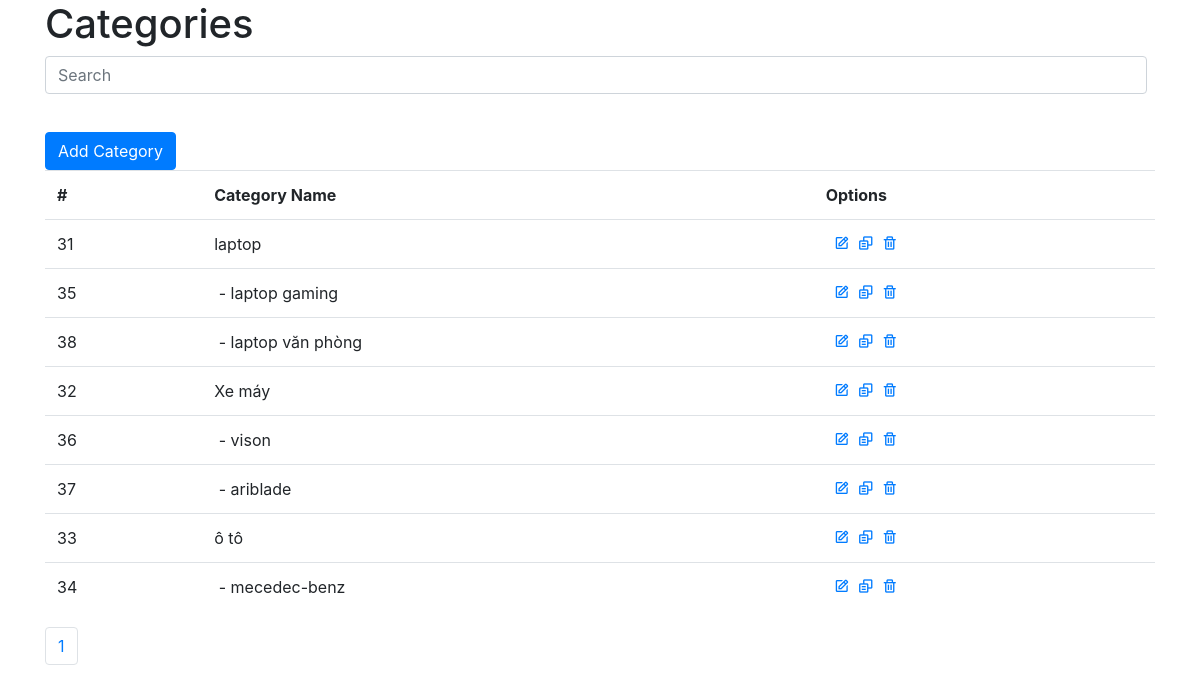
/index.php?page=1, run on the app's committed database.
### tables this page shows
CREATE TABLE `category` (
  `id` bigint NOT NULL,
  `name` varchar(255) NOT NULL,
  `parent_id` bigint DEFAULT NULL,
  `created_at` timestamp NOT NULL DEFAULT CURRENT_TIMESTAMP,
  `updated_at` timestamp NOT NULL DEFAULT CURRENT_TIMESTAMP
);

### index.php (called while the page is built)
<?php
require_once "./View/index.php"
?>

### Model/CategoryModel.php (called while the page is built)
<?php
class Category {
    private $id;
    private $name;
    private $parent_id;
    public function __construct($id, $name, $parent_id) {
        $this->id = $id;
        $this->name = $name;
        $this->parent_id = $parent_id;
    }
    public function getId() {
        return $this->id;
    }
    public function getName() {
        return $this->name;
    }
    public function getParentCategoryId() {
        return $this->parent_id;
    }
}

### Controller/CategoryController.php (called while the page is built, shortened)
<?php
require_once './Model/CategoryModel.php';
class CategoryController {
    private $conn;
    public function __construct($conn) {
        $this->conn = $conn;
    }
    public function getCategoriesByPage($start, $limit) {
        $query = "SELECT * FROM category LIMIT ?, ?";
        $stmt = $this->conn->prepare($query);
        $stmt->bindParam(1, $start, PDO::PARAM_INT);
        $stmt->bindParam(2, $limit, PDO::PARAM_INT);
        $stmt->execute();
        $categories = array();
        while ($row = $stmt->fetch(PDO::FETCH_ASSOC)) {
            $category = new Category($row['id'], $row['name'], $row['parent_id']);
            $categories[] = $category;
        }
        return $categories;
    }
}
?>

### Model/DBConfig.php (called while the page is built, shortened)
<?php
    class DB {
        private $host = "localhost";
        private $username = "root";
        private $password = "";
        private $dbname = "qldm";
        public function getConnection() {
            $this->conn = null;
            try {
                $this->conn = new PDO("mysql:host=" . $this->host . ";dbname=" . $this->dbname, $this->username, $this->password);
                $this->conn->exec("set names utf8");
            } catch(PDOException $exception) {
                echo "Connection error: " . $exception->getMessage();
            }
            return $this->conn;
        }
    }
?>

### View/index.php (the view, shortened to what this page needs)
<!DOCTYPE html>
<html lang="en">
<head>
    <link rel="stylesheet" href="https://cdn.jsdelivr.net/npm/bootstrap@4.0.0/dist/css/bootstrap.min.css">
    <link href='https://unpkg.com/boxicons@2.1.4/css/boxicons.min.css' rel='stylesheet'>
</head>
<?php
require_once "Model/DBConfig.php";
require_once "Controller/CategoryController.php";
$db = new DB();
$categoryCL = new CategoryController($db->getConnection());
$current_page = isset($_GET['page']) ? $_GET['page'] : 1;
$items_per_page = 10;
$start_index = ($current_page - 1) * $items_per_page;
if (isset($_GET['page'])) {
    $categories = $categoryCL->getCategoriesByPage($start_index, $items_per_page);
} else {
    $categories = $categoryCL->getAllCategories();
}
$total_pages = ceil(count($categories) / $items_per_page);
?>
<body>
    <div class="container">
        <h1>Categories</h1>
        <form class="form-inline" id="search">
            <input class="form-control mr-sm-2 w-100" id="search_val" type="search" placeholder="Search" aria-label="Search">
        </form>
        <button type="button" class="btn btn-primary float-left" onclick="openModalAdd()" data-toggle="modal" data-target="#exampleModal">
            Add Category
        </button>
        <table class="table">
            <tr>
                <th>#</th>
                <th>Category Name</th>
                <th>Options</th>
            </tr>
            <?php
            function printCategoryTree($categories, $parentId = null, $depth = 0)
            {
                foreach ($categories as $category) {
                    if ($category->getParentCategoryId() == $parentId) {
                        echo '<tr>';
                        echo '<td scope="row">' . $category->getId() . '</td>';
                        echo '<td>' . str_repeat('&nbsp;-&nbsp;', $depth) . $category->getName() . '</td>';
                        echo '<td>';
                        echo '<a href="#" onclick="openModalEdit(' . $category->getId() . ', \'' . $category->getName() . '\', \'' . $category->getParentCategoryId() . '\')"><i data-toggle="modal" data-target="#exampleModal" class="bx bx-edit ml-2"></i></a>';
                        echo '<a href=" "><i class="bx bx-copy-alt ml-2" ></i></a>';
                        echo '<a href="delete.php?categoryId=' . $category->getId() . '"><i class="bx bx-trash ml-2"></i></a>';
                        echo '</td>';
                        echo '</tr>';
                    }
                }
            }
            printCategoryTree($categories);
            ?>
        </table>
        <?php
        echo '<ul class="pagination">';
            for ($i = 1; $i <= $total_pages; $i++) {
                echo '<li class="page-item"><a class="page-link" href="index.php?page=' . $i . '">' . $i . '</a></li>';
            }
            echo '</ul>';
        ?>
    </div>
</body>
</html>

### data on the page
category: id "31", name "laptop"
category: id "35", depth "-", name "laptop gaming"
category: id "38", depth "-", name "laptop văn phòng"
category: id "32", name "Xe máy"
category: id "36", depth "-", name "vison"
category: id "37", depth "-", name "ariblade"
category: id "33", name "ô tô"
category: id "34", depth "-", name "mecedec-benz"
